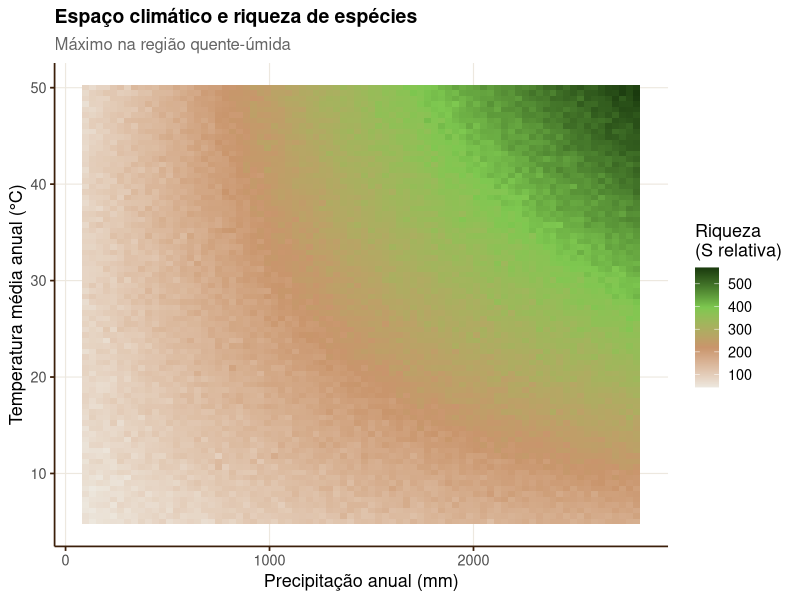
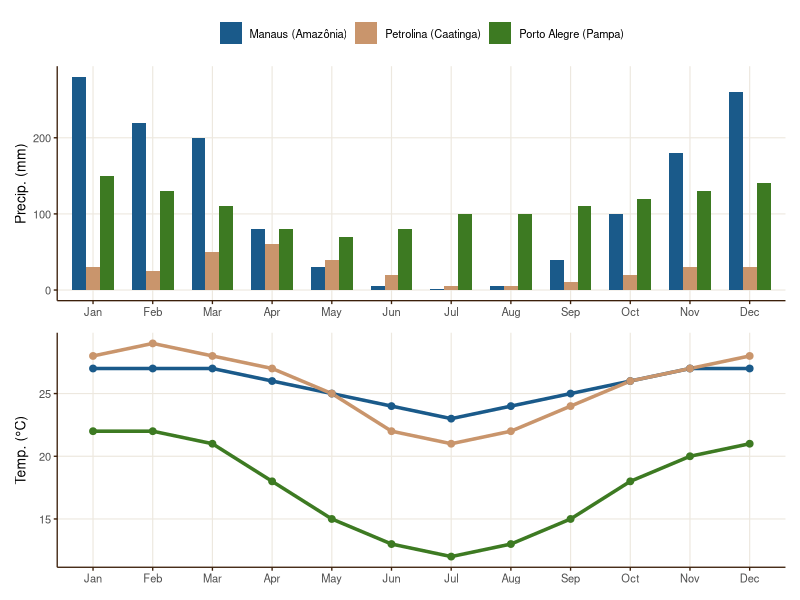
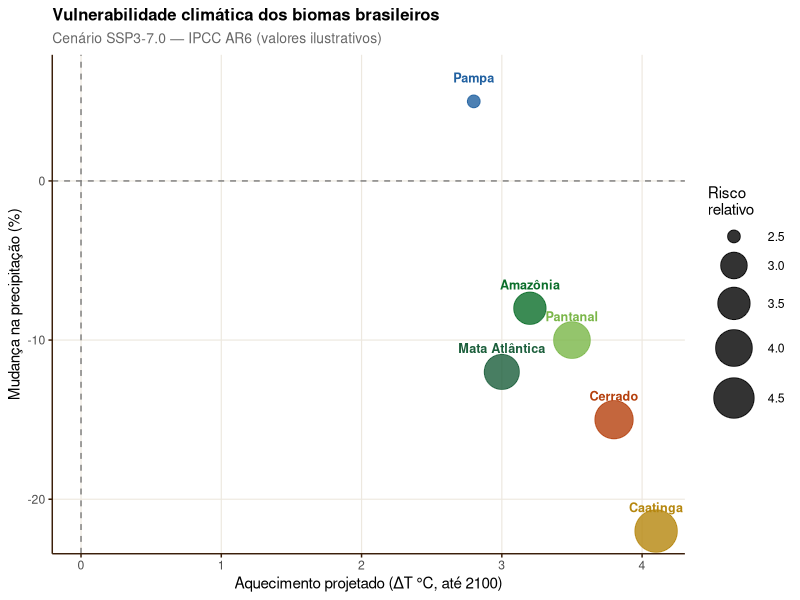
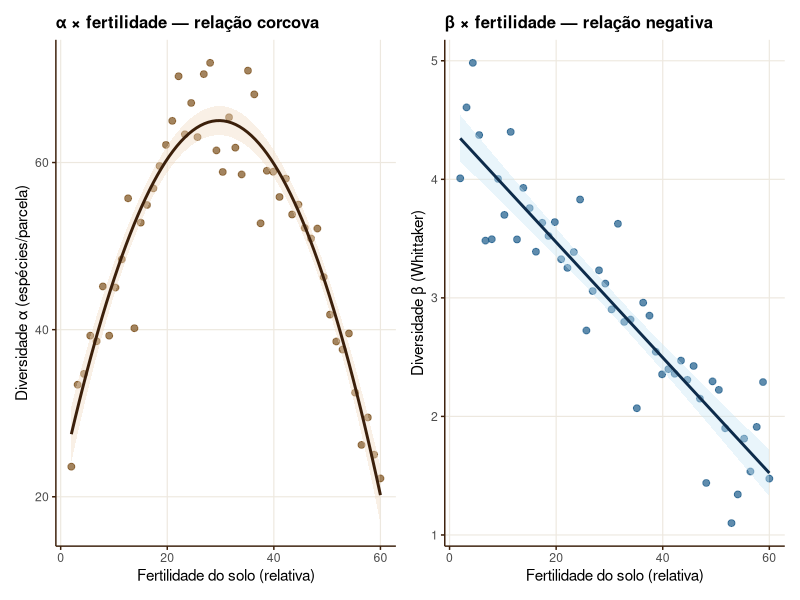
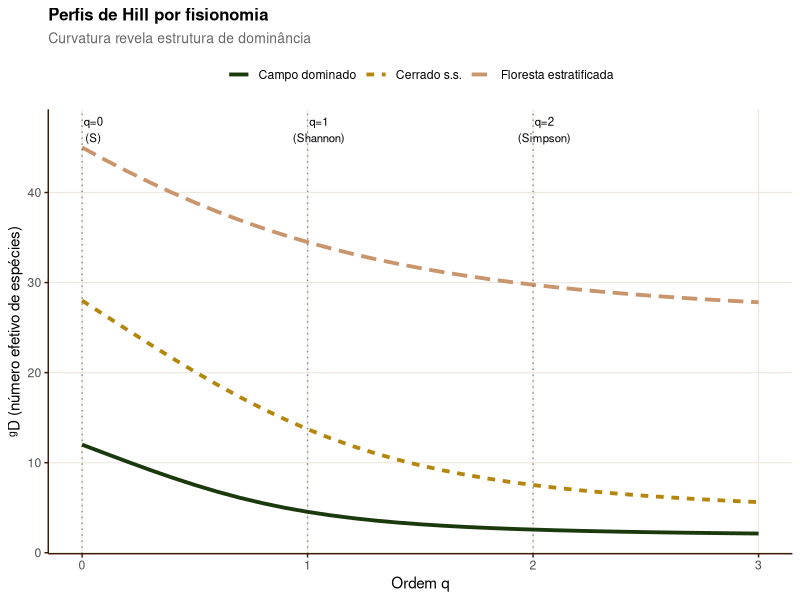
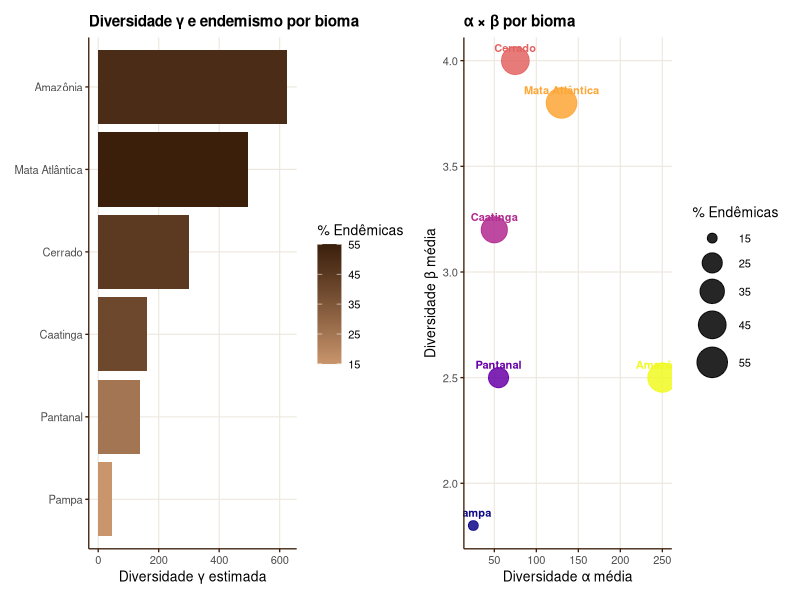
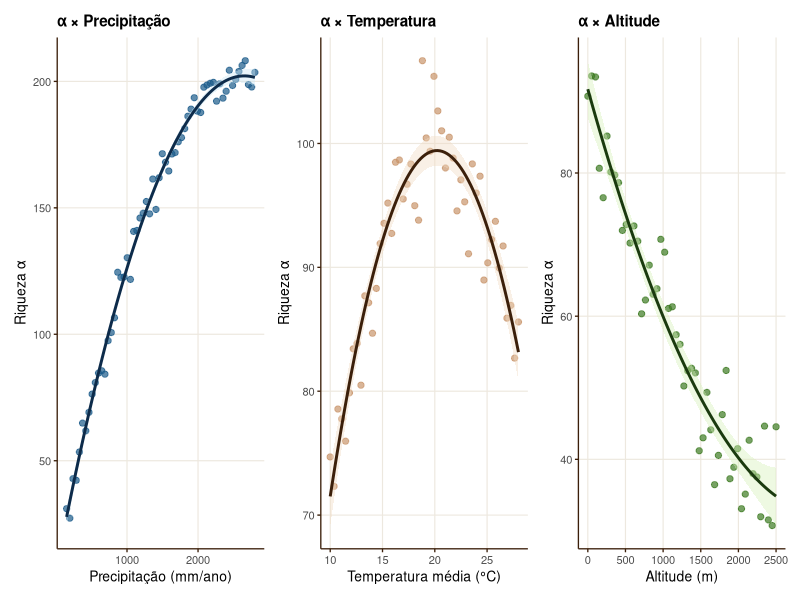
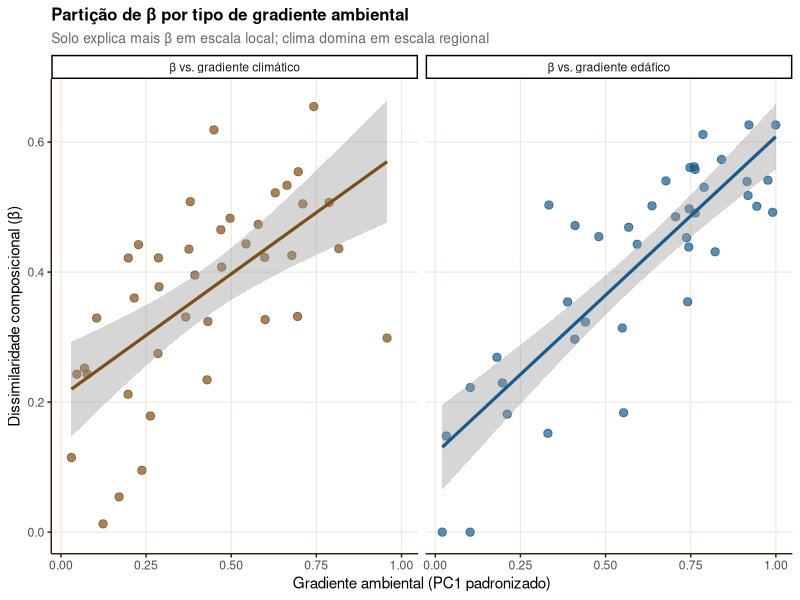

These figures' R source, in order:
## ---- chunk 1
library(tidyverse)
library(patchwork)
library(vegan)
theme_aula <- function(base = 12) {
  theme_classic(base_size = base) +
    theme(
      plot.title    = element_text(face = "bold", size = base + 1),
      plot.subtitle = element_text(colour = "grey40", size = base - 1),
      axis.line     = element_line(colour = "#3b1f0a"),
      axis.ticks    = element_line(colour = "#3b1f0a"),
      panel.grid.major = element_line(colour = "#ede8df", linewidth = 0.4)
    )
}
## ---- chunk 2
set.seed(42)
prec  <- seq(100, 2800, length.out = 80)
temp  <- seq(5, 50, length.out = 80)
grid  <- expand.grid(P = prec, T = temp)
grid$S <- with(grid,
  30 + 0.06*P - 0.00001*P^2 + 2.5*T - 0.04*T^2 +
  0.003*P*T + rnorm(nrow(grid), 0, 8))
grid$S <- pmax(5, grid$S)

ggplot(grid, aes(P, T, fill = S)) +
  geom_tile() +
  scale_fill_gradientn(
    colours = c("#ede8df","#c9956c","#7ec850","#1a3a0e"),
    name = "Riqueza\n(S relativa)") +
  labs(x = "Precipitação anual (mm)",
       y = "Temperatura média anual (°C)",
       title = "Espaço climático e riqueza de espécies",
       subtitle = "Máximo na região quente-úmida") +
  theme_aula(13)
## ---- chunk 3
meses <- factor(month.abb, levels = month.abb)
df_clim <- bind_rows(
  data.frame(mes = meses,
             prec = c(280,220,200,80,30,5,2,5,40,100,180,260),
             temp = c(27,27,27,26,25,24,23,24,25,26,27,27),
             bioma = "Manaus (Amazônia)"),
  data.frame(mes = meses,
             prec = c(30,25,50,60,40,20,5,5,10,20,30,30),
             temp = c(28,29,28,27,25,22,21,22,24,26,27,28),
             bioma = "Petrolina (Caatinga)"),
  data.frame(mes = meses,
             prec = c(150,130,110,80,70,80,100,100,110,120,130,140),
             temp = c(22,22,21,18,15,13,12,13,15,18,20,21),
             bioma = "Porto Alegre (Pampa)")
)
p1 <- ggplot(df_clim, aes(mes, prec, fill = bioma, group = bioma)) +
  geom_col(position = "dodge", width = 0.7) +
  scale_fill_manual(values = c("#1a5a8a","#c9956c","#3d7a22")) +
  labs(x = NULL, y = "Precip. (mm)", fill = NULL) +
  theme_aula(10) + theme(legend.position = "top")

p2 <- ggplot(df_clim, aes(mes, temp, colour = bioma, group = bioma)) +
  geom_line(linewidth = 1.2) + geom_point(size = 2) +
  scale_colour_manual(values = c("#1a5a8a","#c9956c","#3d7a22")) +
  labs(x = NULL, y = "Temp. (°C)", colour = NULL) +
  theme_aula(10) + theme(legend.position = "none")

p1 / p2
## ---- chunk 4
biomas <- c("Amazônia","Cerrado","Caatinga","Mata Atlântica","Pantanal","Pampa")
delta_T  <- c(3.2, 3.8, 4.1, 3.0, 3.5, 2.8)   # °C até 2100
delta_P  <- c(-8, -15, -22, -12, -10, +5)       # % mudança precip.
risco    <- c(3.5, 4.2, 4.8, 3.8, 4.0, 2.5)    # índice de risco relativo

df_cc <- data.frame(biomas, delta_T, delta_P, risco)

ggplot(df_cc, aes(delta_T, delta_P, size = risco, colour = biomas,
                  label = biomas)) +
  geom_point(alpha = 0.8) +
  geom_text(nudge_y = 1.5, size = 3.2, fontface = "bold") +
  geom_hline(yintercept = 0, linetype = "dashed", colour = "grey50") +
  geom_vline(xintercept = 0, linetype = "dashed", colour = "grey50") +
  scale_size_continuous(range = c(4, 14), name = "Risco\nrelativo") +
  scale_colour_manual(values = c("#0a6e2a","#b5860d","#b5400d",
                                 "#1b5e3b","#2060a0","#7ab648"),
                      guide = "none") +
  labs(x = "Aquecimento projetado (ΔT °C, até 2100)",
       y = "Mudança na precipitação (%)",
       title = "Vulnerabilidade climática dos biomas brasileiros",
       subtitle = "Cenário SSP3-7.0 — IPCC AR6 (valores ilustrativos)") +
  theme_aula(11)
## ---- chunk 5
#| code-fold: true


set.seed(77)
# Simula gradiente de fertilidade do solo (eixo x) e diversidade
fertilidade <- seq(2, 60, length.out = 50)

# α segue relação hump-backed (máximo em fertilidade intermediária)
alpha_obs <- 20 + 3.0 * fertilidade - 0.05 * fertilidade^2 +
             rnorm(50, 0, 4)
alpha_obs  <- pmax(5, alpha_obs)

# β decresce com fertilidade (habitats ricos homogeneizam)
beta_obs   <- 4.5 - 0.05 * fertilidade + rnorm(50, 0, 0.3)
beta_obs   <- pmax(1.1, beta_obs)

df_sb <- data.frame(fertilidade, alpha_obs, beta_obs)

p1 <- ggplot(df_sb, aes(fertilidade, alpha_obs)) +
  geom_point(colour = "#7b4f1a", alpha = 0.7, size = 2) +
  geom_smooth(method = "lm", formula = y ~ poly(x, 2),
              colour = "#3b1f0a", fill = "#f0d9c0", se = TRUE) +
  labs(x = "Fertilidade do solo (relativa)",
       y = "Diversidade α (espécies/parcela)",
       title = "α × fertilidade — relação corcova") +
  theme_aula(11)

p2 <- ggplot(df_sb, aes(fertilidade, beta_obs)) +
  geom_point(colour = "#1a5a8a", alpha = 0.7, size = 2) +
  geom_smooth(method = "lm", colour = "#0d2b4a",
              fill = "#c8e6f5", se = TRUE) +
  labs(x = "Fertilidade do solo (relativa)",
       y = "Diversidade β (Whittaker)",
       title = "β × fertilidade — relação negativa") +
  theme_aula(11)

p1 | p2
## ---- chunk 6
hill_n <- function(p, q) {
  p <- p[p > 0]; p <- p / sum(p)
  if (abs(q - 1) < 1e-9) exp(-sum(p * log(p)))
  else sum(p^q)^(1/(1-q))
}

q_vals <- seq(0, 3, by = 0.1)

# Floresta estratificada: muitas sp. com abundâncias similares
p_floresta <- c(rep(0.04, 20), rep(0.008, 25))
# Cerrado: dominância moderada
p_cerrado  <- c(0.3, 0.15, 0.10, rep(0.03, 10), rep(0.01, 15))
# Campo monodomninante: 1 sp. muito dominante
p_campo    <- c(0.6, 0.15, rep(0.025, 10))

df_hill <- data.frame(
  q = rep(q_vals, 3),
  D = c(sapply(q_vals, hill_n, p = p_floresta / sum(p_floresta)),
        sapply(q_vals, hill_n, p = p_cerrado  / sum(p_cerrado)),
        sapply(q_vals, hill_n, p = p_campo    / sum(p_campo))),
  fisionomia = rep(c("Floresta estratificada","Cerrado s.s.","Campo dominado"),
                   each = length(q_vals))
)

ggplot(df_hill, aes(q, D, colour = fisionomia, linetype = fisionomia)) +
  geom_line(linewidth = 1.3) +
  scale_colour_manual(values = c("#1a3a0e","#b5860d","#c9956c")) +
  geom_vline(xintercept = c(0,1,2), linetype = "dotted", alpha = 0.4) +
  annotate("text", x = c(0.05,1.05,2.05), y = 47,
           label = c("q=0\n(S)","q=1\n(Shannon)","q=2\n(Simpson)"), size = 2.9) +
  labs(x = "Ordem q", y = "ᵍD (número efetivo de espécies)",
       title = "Perfis de Hill por fisionomia",
       subtitle = "Curvatura revela estrutura de dominância",
       colour = NULL, linetype = NULL) +
  theme_aula(11) + theme(legend.position = "top")
## ---- chunk 7
biomas_ord <- c("Pampa","Pantanal","Caatinga","Cerrado",
                "Mata Atlântica","Amazônia")
alpha_med  <- c(25, 55, 50, 75, 130, 250)
beta_med   <- c(1.8, 2.5, 3.2, 4.0, 3.8, 2.5)
gamma_med  <- alpha_med * beta_med
endemismo  <- c(15, 25, 40, 45, 55, 50)   # % de espécies endêmicas

df_syn <- data.frame(biomas_ord = factor(biomas_ord, levels = biomas_ord),
                     alpha_med, beta_med, gamma_med, endemismo)

p1 <- ggplot(df_syn, aes(reorder(biomas_ord, gamma_med), gamma_med,
                          fill = endemismo)) +
  geom_col() +
  scale_fill_gradient(low = "#c9956c", high = "#3b1f0a",
                      name = "% Endêmicas") +
  coord_flip() +
  labs(x = NULL, y = "Diversidade γ estimada",
       title = "Diversidade γ e endemismo por bioma") +
  theme_aula(10)

p2 <- ggplot(df_syn, aes(alpha_med, beta_med, size = endemismo,
                          colour = biomas_ord, label = biomas_ord)) +
  geom_point(alpha = 0.85) +
  geom_text(size = 2.8, vjust = -1.1, fontface = "bold") +
  scale_size_continuous(range = c(3,10), name = "% Endêmicas") +
  scale_colour_viridis_d(option = "plasma", guide = "none") +
  labs(x = "Diversidade α média",
       y = "Diversidade β média",
       title = "α × β por bioma") +
  theme_aula(10)

p1 | p2
## ---- chunk 8
set.seed(55)

# Gradiente de precipitação (Amazônia → Caatinga → Caatinga árida)
prec_g <- seq(150, 2800, length.out = 60)
alpha_prec <- 10 + 0.14 * prec_g - 0.000025 * prec_g^2 +
              rnorm(60, 0, 5)
alpha_prec <- pmax(5, alpha_prec)

# Gradiente de temperatura (Pampa → Cerrado → Amazônia)
temp_g <- seq(10, 28, length.out = 50)
alpha_temp <- -20 + 12 * temp_g - 0.3 * temp_g^2 +
              rnorm(50, 0, 3)
alpha_temp <- pmax(5, alpha_temp)

# Gradiente de altitude (0 → 2500m nos campos rupestres)
alt_g <- seq(0, 2500, length.out = 50)
alpha_alt <- 90 * exp(-0.0004 * alt_g) + 20 * exp(-0.002 * (alt_g - 1000)^2) +
             rnorm(50, 0, 4)
alpha_alt <- pmax(5, alpha_alt)

p1 <- ggplot(data.frame(prec_g, alpha_prec),
             aes(prec_g, alpha_prec)) +
  geom_point(size = 1.8, colour = "#1a5a8a", alpha = 0.7) +
  geom_smooth(method = "lm", formula = y ~ poly(x, 2),
              colour = "#0d2b4a", fill = "#c8e6f5", se = TRUE) +
  labs(x = "Precipitação (mm/ano)", y = "Riqueza α",
       title = "α × Precipitação") + theme_aula(10)

p2 <- ggplot(data.frame(temp_g, alpha_temp),
             aes(temp_g, alpha_temp)) +
  geom_point(size = 1.8, colour = "#c9956c", alpha = 0.7) +
  geom_smooth(method = "lm", formula = y ~ poly(x, 2),
              colour = "#3b1f0a", fill = "#f0d9c0", se = TRUE) +
  labs(x = "Temperatura média (°C)", y = "Riqueza α",
       title = "α × Temperatura") + theme_aula(10)

p3 <- ggplot(data.frame(alt_g, alpha_alt),
             aes(alt_g, alpha_alt)) +
  geom_point(size = 1.8, colour = "#3d7a22", alpha = 0.7) +
  geom_smooth(method = "lm", formula = y ~ poly(x, 2),
              colour = "#1a3a0e", fill = "#d4f0b8", se = TRUE) +
  labs(x = "Altitude (m)", y = "Riqueza α",
       title = "α × Altitude") + theme_aula(10)

p1 | p2 | p3
## ---- chunk 9
set.seed(88)
n <- 40
gradiente_solo <- runif(n, 0, 1)    # PC1 de variáveis edáficas
gradiente_clim <- runif(n, 0, 1)    # PC1 climática

beta_solo <- 0.55 * gradiente_solo + 0.15 * gradiente_clim +
             rnorm(n, 0, 0.08)
beta_clim <- 0.35 * gradiente_solo + 0.40 * gradiente_clim +
             rnorm(n, 0, 0.08)
beta_solo <- pmin(1, pmax(0, beta_solo))
beta_clim <- pmin(1, pmax(0, beta_clim))

df_bc <- data.frame(gradiente_solo, gradiente_clim,
                    beta_solo, beta_clim) |>
  pivot_longer(c(beta_solo, beta_clim),
               names_to = "predictor", values_to = "beta")

ggplot(df_bc, aes(
  x = ifelse(predictor == "beta_solo", gradiente_solo, gradiente_clim),
  y = beta, colour = predictor)) +
  geom_point(alpha = 0.7, size = 2.5) +
  geom_smooth(method = "lm", se = TRUE, linewidth = 1.1) +
  facet_wrap(~ predictor,
             labeller = as_labeller(c(beta_solo = "β vs. gradiente edáfico",
                                      beta_clim  = "β vs. gradiente climático"))) +
  scale_colour_manual(values = c("#7b4f1a","#1a5a8a"), guide = "none") +
  labs(x = "Gradiente ambiental (PC1 padronizado)",
       y = "Dissimilaridade composicional (β)",
       title = "Partição de β por tipo de gradiente ambiental",
       subtitle = "Solo explica mais β em escala local; clima domina em escala regional") +
  theme_aula(11)
## ---- chunk 10
# Diagrama visual usando ggplot + anotações
df_frame <- data.frame(
  x = c(2, 7, 12,   2, 7, 12,   7),
  y = c(8, 8, 8,    3, 3,  3,    5.5),
  label = c("CLIMA\n(T, P, PET,\nBIO1–19)",
            "SOLO\n(pH, textura,\nnutrientes)",
            "VEGETAÇÃO\n(fisionomia,\nestratificação)",
            "Diversidade α\n(Hill numbers,\nriqueza local)",
            "Diversidade β\n(turnover,\naninhamento)",
            "Diversidade γ\n(pool regional,\nendemismo)",
            "BIOGEOGRAFIA\n(dispersão,\nnicho, história)"),
  fill_c = c("#c8e6f5","#f0d9c0","#d4f0b8",
             "#e8ecf5","#e8ecf5","#e8ecf5",
             "#ede8f5"),
  border = c("#0d2b4a","#3b1f0a","#1a3a0e",
             "#2a0e50","#2a0e50","#2a0e50",
             "#2a0e50")
)

ggplot(df_frame, aes(x, y)) +
  geom_tile(aes(fill = fill_c, colour = border),
            width = 3.5, height = 1.8, linewidth = 1.2) +
  geom_text(aes(label = label), size = 3.2, fontface = "bold",
            lineheight = 1.1) +
  scale_fill_identity() +
  scale_colour_identity() +
  # Setas: clima → solo → vegetação
  annotate("segment", x=3.8,xend=5.2, y=8,yend=8,
           arrow=arrow(length=unit(0.25,"cm")),colour="#555",linewidth=1) +
  annotate("segment", x=8.8,xend=10.2, y=8,yend=8,
           arrow=arrow(length=unit(0.25,"cm")),colour="#555",linewidth=1) +
  # Setas: trio → beta
  annotate("segment", x=2,xend=5.2, y=6.9,yend=3.9,
           arrow=arrow(length=unit(0.2,"cm")),colour="#888",linewidth=0.8) +
  annotate("segment", x=7,xend=7, y=6.9,yend=3.9,
           arrow=arrow(length=unit(0.2,"cm")),colour="#888",linewidth=0.8) +
  annotate("segment", x=12,xend=8.8, y=6.9,yend=3.9,
           arrow=arrow(length=unit(0.2,"cm")),colour="#888",linewidth=0.8) +
  # Seta biogeografia → diversidades
  annotate("segment", x=7,xend=7, y=4.6,yend=3.9,
           colour="#2a0e50",linewidth=1,linetype="dashed") +
  # Setas entre escalas de diversidade
  annotate("segment", x=3.8,xend=5.2, y=3,yend=3,
           arrow=arrow(length=unit(0.2,"cm")),colour="#555",linewidth=0.8) +
  annotate("segment", x=8.8,xend=10.2, y=3,yend=3,
           arrow=arrow(length=unit(0.2,"cm")),colour="#555",linewidth=0.8) +
  xlim(0,14) + ylim(1.5,10) +
  theme_void() +
  labs(title = "Clima × Solo × Vegetação → Diversidade em múltiplas escalas")
